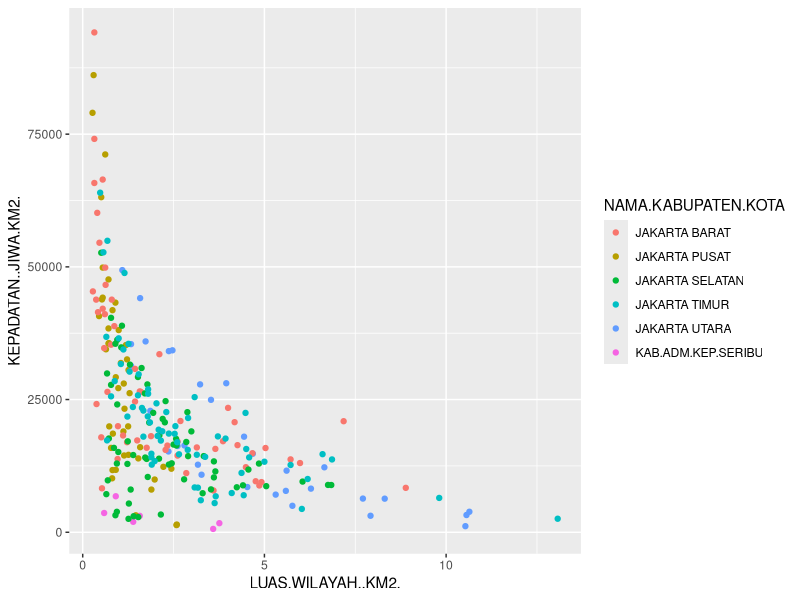
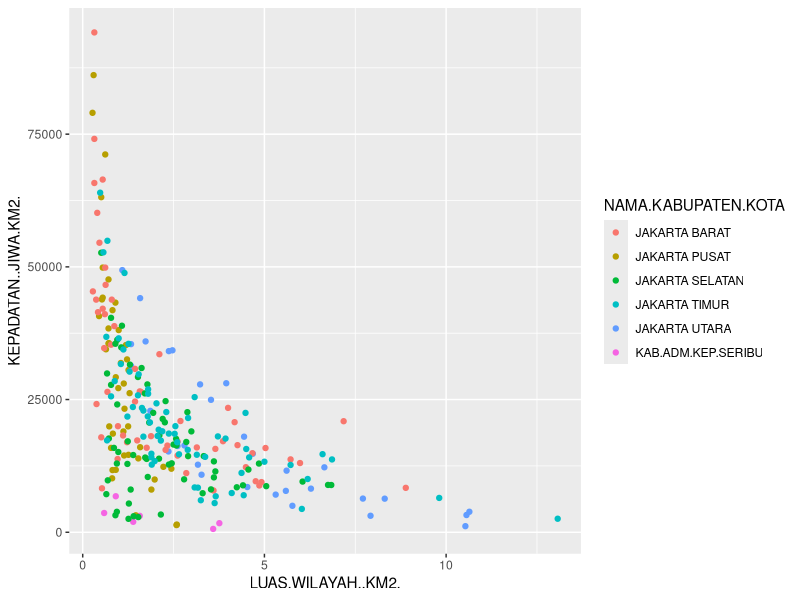
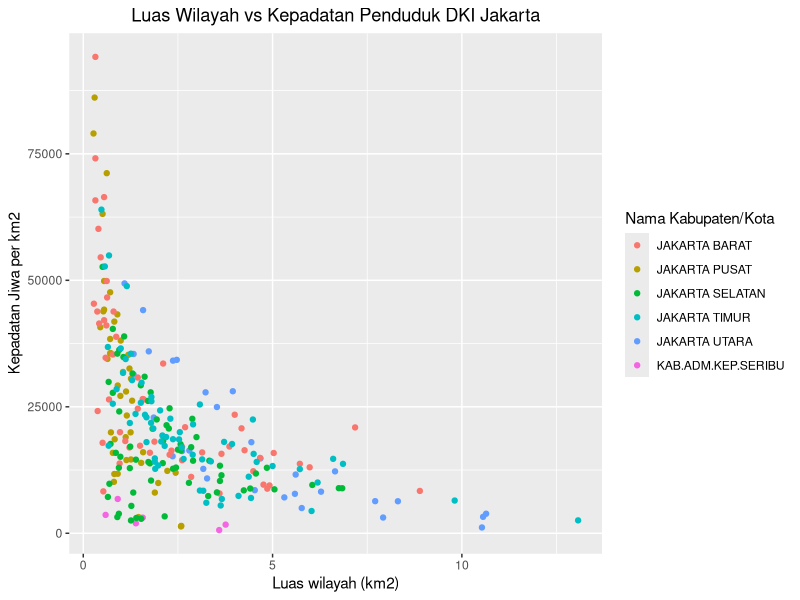
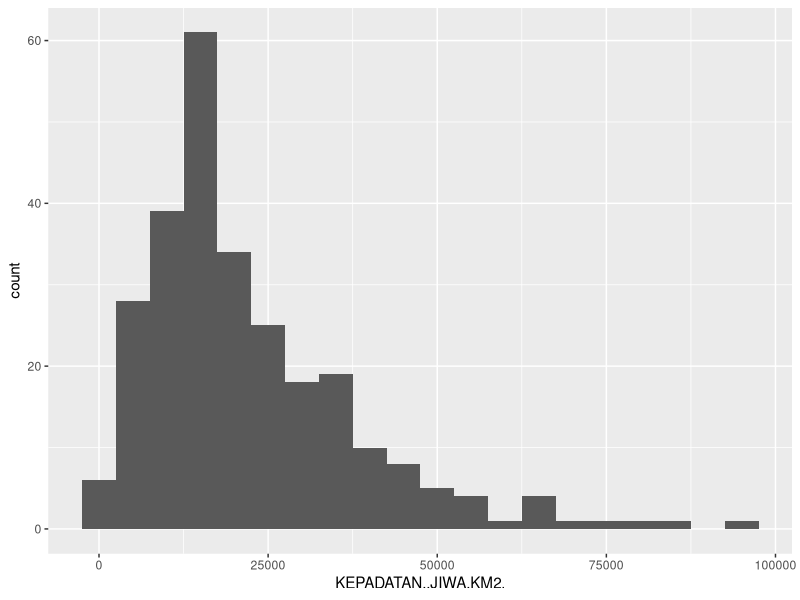

These charts were generated, in order, by the following R code:
library(ggplot2)

# --------------Dasar "Kanvas" untuk Grafik-------------------
# ggplot() + labs(title = "Luas Wilayah vs Kepadatan Penduduk DKI Jakarta - Periode 2013")

plot.jakarta <- ggplot()
plot.jakarta <- plot.jakarta + labs(title="Luas Wilayah vs Kepadatan Penduduk DKI Jakarta - Periode 2013")
plot.jakarta <- plot.jakarta + labs(x = "Label X", y = "Label Y")
# plot.jakarta


# ----------Data dan Aesthetic Mapping---------------
# Membaca data CSV
penduduk.dki <- read.csv("dkikepadatankelurahan2013.csv", sep = ",")
# Menampilkan " NAMA.KELURAHAN " dan "LUAS.WILAYAH..KM2."
penduduk.dki[c("NAMA.KELURAHAN", "LUAS.WILAYAH..KM2.")]

# Melakukan plotting pada data
plot.dki <- ggplot(data = penduduk.dki)
# Melihat summary pada plot
summary(plot.dki)

# Memasukan fungsi aes pada plotting
plot.dki <- ggplot(data = penduduk.dki, aes(x = LUAS.WILAYAH..KM2., y = KEPADATAN..JIWA.KM2., color = NAMA.KABUPATEN.KOTA))


# --------Layer untuk Grafik Pertama: Scatter Plot-----------
# Menambahkan layer untuk menghasilkan scatter plot
plot.dki + layer(geom = "point", stat = "identity", position = "identity")
# baris kode diatas bisa diubah menjadi
plot.dki + geom_point()
#Menambahkan Layer dan labels
plot.dki + geom_point() +
# code untuk menempatkan judul di tengah plot
  theme(plot.title = element_text(hjust = 0.5)) +
  labs(title = "Luas Wilayah vs Kepadatan Penduduk DKI Jakarta",
  x = "Luas wilayah (km2)", y = "Kepadatan Jiwa per km2",
  color = "Nama Kabupaten/Kota")


# -----------------Histogram-------------------
#Menambahkan data dan aesthetic mapping
plot.dki <- ggplot(data = penduduk.dki, aes(x = KEPADATAN..JIWA.KM2.))
plot.dki + geom_histogram(binwidth = 5000)